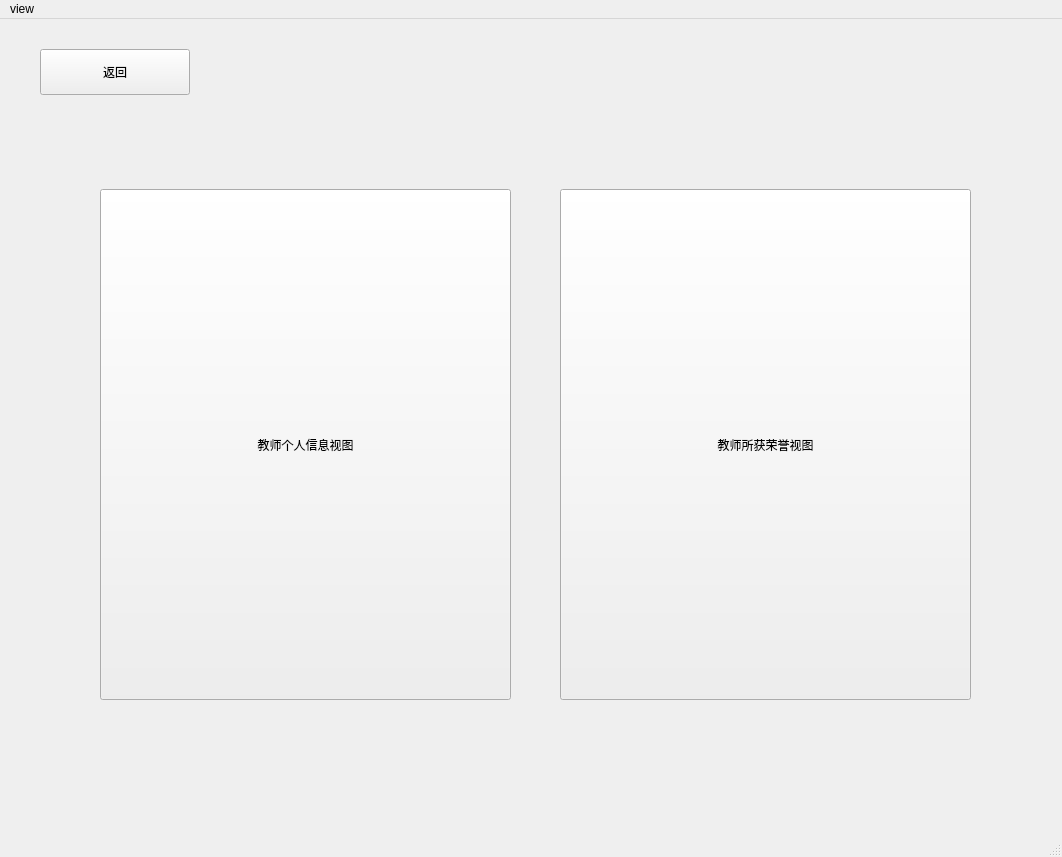
<?xml version="1.0" encoding="UTF-8"?>
<ui version="4.0">
 <class>MainWindow</class>
 <widget class="QMainWindow" name="MainWindow">
  <property name="geometry">
   <rect>
    <x>0</x>
    <y>0</y>
    <width>1062</width>
    <height>857</height>
   </rect>
  </property>
  <property name="windowTitle">
   <string>MainWindow</string>
  </property>
  <widget class="QWidget" name="centralwidget">
   <widget class="QPushButton" name="pushButton">
    <property name="geometry">
     <rect>
      <x>40</x>
      <y>30</y>
      <width>150</width>
      <height>46</height>
     </rect>
    </property>
    <property name="text">
     <string>返回</string>
    </property>
   </widget>
   <widget class="QPushButton" name="pushButton_2">
    <property name="geometry">
     <rect>
      <x>100</x>
      <y>170</y>
      <width>411</width>
      <height>511</height>
     </rect>
    </property>
    <property name="text">
     <string>教师个人信息视图</string>
    </property>
   </widget>
   <widget class="QPushButton" name="pushButton_3">
    <property name="geometry">
     <rect>
      <x>560</x>
      <y>170</y>
      <width>411</width>
      <height>511</height>
     </rect>
    </property>
    <property name="text">
     <string>教师所获荣誉视图</string>
    </property>
   </widget>
  </widget>
  <widget class="QMenuBar" name="menubar">
   <property name="geometry">
    <rect>
     <x>0</x>
     <y>0</y>
     <width>1062</width>
     <height>37</height>
    </rect>
   </property>
   <widget class="QMenu" name="menuview">
    <property name="title">
     <string>view</string>
    </property>
   </widget>
   <addaction name="menuview"/>
  </widget>
  <widget class="QStatusBar" name="statusbar"/>
 </widget>
 <resources/>
 <connections/>
</ui>
